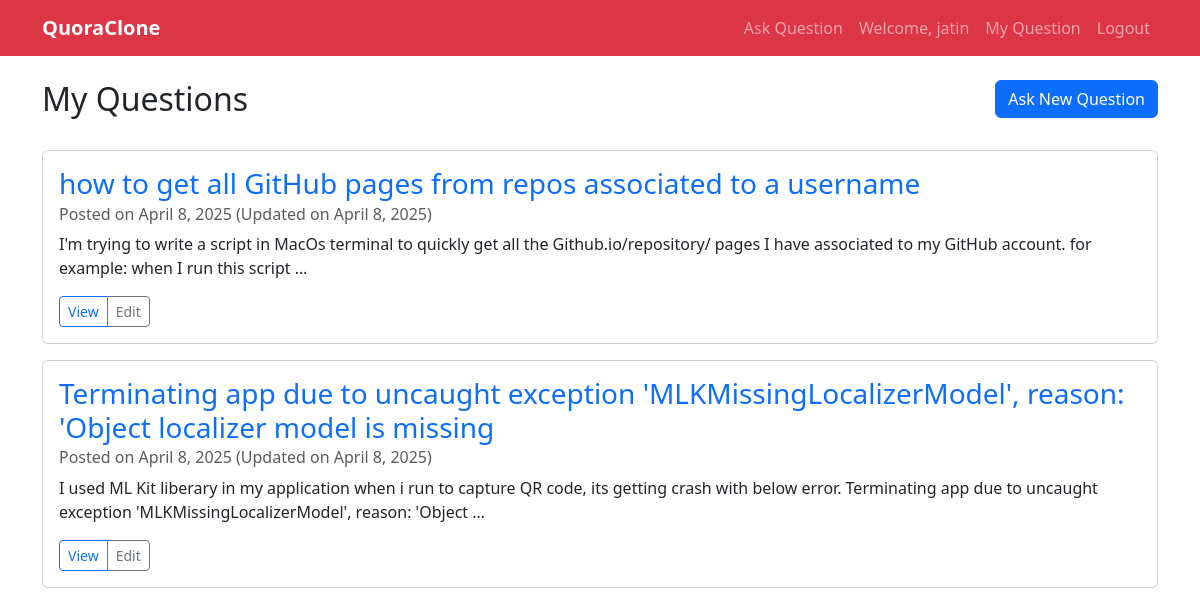
The page /qa/my-questions/ (signed in) on the database its author committed.
### qa_app/models.py (models this page shows, shortened)
class Question(models.Model):
    title = models.CharField(max_length=200)
    content = models.TextField()
    author = models.ForeignKey(User, on_delete=models.CASCADE, related_name='questions')
    created_at = models.DateTimeField(auto_now_add=True)
    updated_at = models.DateTimeField(auto_now=True)

### qa_app/views.py (the view)
# urls.py: path('my-questions/', views.My_questions, name='my_questions'),
@login_required
def My_questions(request):
    question_data= Question.objects.filter(author=request.user).order_by('-created_at')
    return render(request,'qa_app/my_question.html',{'questions': question_data})

### templates/qa_app/my_question.html (shortened to what this page needs)
{% extends 'base.html' %}
{% block content %}
    <div class="row mb-4">
        <div class="col-8">
            <h2>My Questions</h2>
        </div>
        <div class="col-4 text-end">
            <a href="{% url 'ask_question' %}" class="btn btn-primary">Ask New Question</a>
        </div>
    </div>
    {% if questions %}
        {% for question in questions %}
            <div class="card mb-3">
                <div class="card-body">
                    <h3 class="card-title">
                        <a href="{% url 'question_detail' question.pk %}" class="text-decoration-none">
                            {{ question.title }}
                        </a>
                    </h3>
                    <h6 class="card-subtitle mb-2 text-muted">
                        Posted on {{ question.created_at|date:"F j, Y" }}
                        {% if question.created_at != question.updated_at %}
                            (Updated on {{ question.updated_at|date:"F j, Y" }})
                        {% endif %}
                    </h6>
                    <p class="card-text">{{ question.content|truncatewords:30 }}</p>
                    <div class="btn-group">
                        <a href="{% url 'question_detail' question.pk %}" class="btn btn-sm btn-outline-primary">View</a>
                        <a href="{% url 'update_question' question.pk %}" class="btn btn-sm btn-outline-secondary">Edit</a>
                    </div>
                </div>
            </div>
        {% endfor %}
    {% else %}
        <div class="alert alert-info">
            You haven't asked any questions yet. <a href="{% url 'ask_question' %}">Ask your first question!</a>
        </div>
    {% endif %}
{% endblock %}

### templates/base.html (shortened to what this page needs)
<!DOCTYPE html>
<html lang="en">
<head>
    <link rel="stylesheet" href="https://cdnjs.cloudflare.com/ajax/libs/highlight.js/11.8.0/styles/github.min.css">
    <link href="https://cdn.jsdelivr.net/npm/bootstrap@5.3.0-alpha1/dist/css/bootstrap.min.css" rel="stylesheet">
</head>
<body>
    <nav class="navbar navbar-expand-lg navbar-dark bg-danger mb-4">
        <div class="container">
            <a class="navbar-brand" href="{% url 'home' %}">QuoraClone</a>
            <div class="collapse navbar-collapse" id="navbarNav">
                <ul class="navbar-nav ms-auto">
                    {% if user.is_authenticated %}
                        <li class="nav-item">
                            <a class="nav-link" href="{% url 'ask_question' %}">Ask Question</a>
                        </li>
                        <li class="nav-item">
                            <span class="nav-link">Welcome, {{ user.username }}</span>
                        </li>
                        <li class="nav-item">
                            <a class="nav-link" href="{% url 'my_questions' %}">My Question</a>
                        </li>
                        <li class="nav-item">
                            <a class="nav-link" href="{% url 'logout' %}">Logout</a>
                        </li>
                    {% endif %}
                </ul>
            </div>
        </div>
    </nav>
    <div class="container">
        {% block content %}{% endblock %}
    </div>
</body>
</html>

### templates/base.html (style rules this page uses)
.navbar-brand { font-weight: bold; }

### rows shown on the page
Question: title "how to get all GitHub pages from repos associated to a username", created_at "April 8, 2025", updated_at "April 8, 2025", content "I'm trying to write a script in MacOs terminal to quickly get all the Github.io/repository/ pages I have associated to my GitHub account. for example: when I run this script …"
Question: title "Terminating app due to uncaught exception 'MLKMissingLocalizerModel', reason: 'Object localizer model is missing", created_at "April 8, 2025", updated_at "April 8, 2025", content "I used ML Kit liberary in my application when i run to capture QR code, its getting crash with below error. Terminating app due to uncaught exception 'MLKMissingLocalizerModel', reason: 'Object …"

### other values the page prints
{{ user.username }} "jatin"
